Frame 1 (no input): blank canvas, image omitted
Frame 60 (no input): blank canvas, image omitted
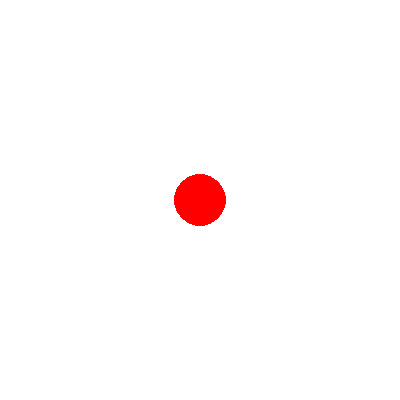
Frame 120 (the mouse pressed at the canvas centre since frame 60)

The p5.js sketch whose frames 1 and 60 were blank and that drew this single picture after the mouse press (run headless with seeded random() and noise() and a simulated clock; from frame 60 on, the mouse is pressed at the canvas centre):

// p5.js sketch
// ── sketch.js
//Projeto 3- Desenhando circulos 
function setup() {
  createCanvas(400, 400);
}

function draw() {

stroke("red");
  fill(255,0,0);
  if(mouseIsPressed){
    circle(mouseX,mouseY,50);
  }
}
